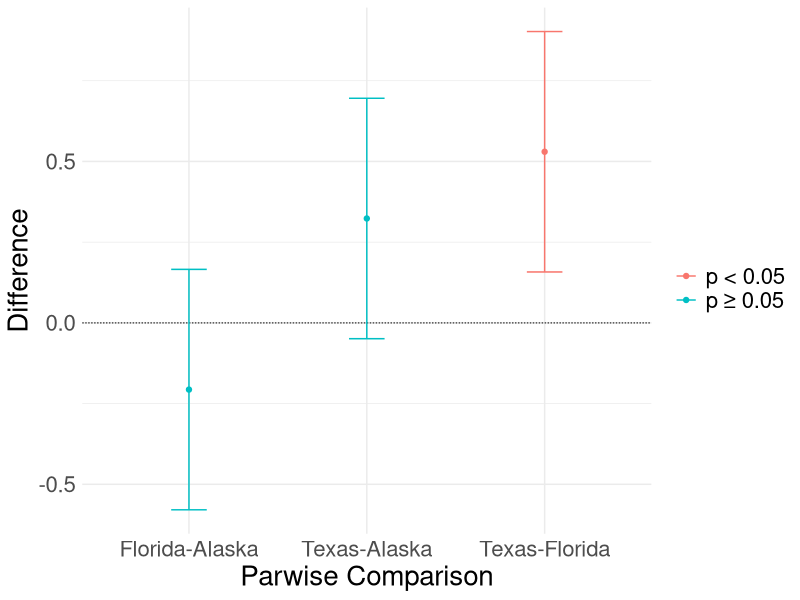
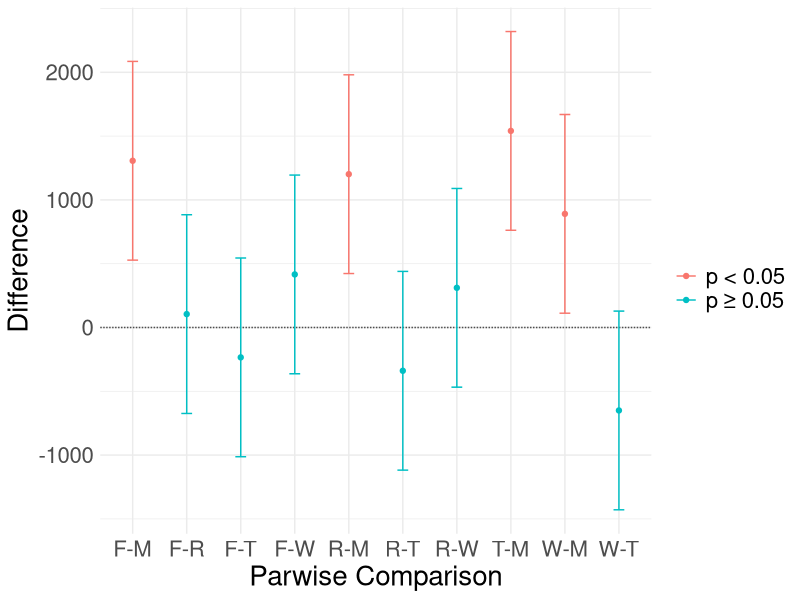

These charts were generated, in order, by the following R code:
library(tidyverse)
library(multcomp)
library(broom)

##### PROBLEM 1 #####

acidity <- c(5.41, 5.39, 4.90, 5.14, 4.80, 5.24,
             4.87, 5.18, 4.52, 5.12, 4.89, 5.06,
             5.46, 5.89, 5.57, 5.15, 5.45, 5.30)

state <- c(rep("Alaska", 6), rep("Florida", 6), rep("Texas", 6))

data <- tibble(state, acidity)

# group means and variances
data %>%
  group_by(state) %>%
  summarise(mean = mean(acidity), 
            var = var(acidity)) 

# overall mean
mean(acidity)

# make "state" a factor variable
data$state <- as_factor(data$state)

# model to plug in to other functions
m1 <- lm(acidity ~ state, data=data)

# ANOVA
anova(m1)

# Tukey
m2 <- aov(acidity ~ state, data=data)
TukeyHSD(m2)$state

# create the graph
tky <- as.data.frame(TukeyHSD(m2)$state)
tky$pair <- rownames(tky)

ggplot(tky, aes(colour=cut(`p adj`, c(0, 0.05, 1), 
                           label=c("p < 0.05", "p ≥ 0.05")))) +
  geom_hline(yintercept=0, lty="11", colour="grey30") +
  geom_errorbar(aes(pair, ymin=lwr, ymax=upr), width=0.2) +
  geom_point(aes(pair, diff)) +
  xlab("Parwise Comparison") +
  ylab("Difference") +
  labs(colour="") +
  theme_minimal() +
  theme(text = element_text(size=20))

##### PROBLEM 2 #####

births <- c(10456, 10023, 10691, 10283, 10265, 11189, 11198, 11465,
            11621, 11944, 11045, 12927, 12577, 11753, 12509, 13521,
            11084, 11570, 11346, 11875, 12193, 11593, 11216, 11818,
            11171, 11745, 12023, 12433, 12132, 11903, 11233, 12543,
            11545, 12321, 11749, 12192, 12422, 11627, 11624, 12543)

day <- c(rep("M", 8), rep("T", 8), rep("W", 8), rep("R", 8), rep("F", 8))

data <- tibble(day, births)

# group means and variances
data %>%
  group_by(day) %>%
  summarise(mean = mean(births), 
            var = var(births)) 

# overall mean
mean(births)

# make "state" a factor variable
data$day <- as_factor(data$day)

# model to plug in to other functions
m1 <- lm(births ~ day, data=data)

# ANOVA
anova(m1)

# Tukey
m2 <- aov(births ~ day, data=data)
TukeyHSD(m2)$day

# create the graph
tky <- as.data.frame(TukeyHSD(m2)$day)
tky$pair <- rownames(tky)

ggplot(tky, aes(colour=cut(`p adj`, c(0, 0.05, 1), 
                           label=c("p < 0.05", "p ≥ 0.05")))) +
  geom_hline(yintercept=0, lty="11", colour="grey30") +
  geom_errorbar(aes(pair, ymin=lwr, ymax=upr), width=0.2) +
  geom_point(aes(pair, diff)) +
  xlab("Parwise Comparison") +
  ylab("Difference") +
  labs(colour="") +
  theme_minimal() +
  theme(text = element_text(size=20))
